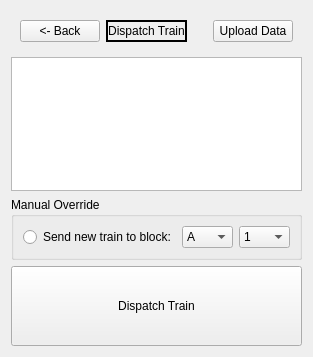
           <widget class="QWidget" name="page_2">
            <layout class="QVBoxLayout" name="verticalLayout_11">
             <item>
              <layout class="QVBoxLayout" name="verticalLayout_10" stretch="1,5,0,3">
               <item>
                <widget class="QWidget" name="widget_4" native="true">
                 <layout class="QHBoxLayout" name="horizontalLayout_9">
                  <item>
                   <layout class="QHBoxLayout" name="horizontalLayout">
                    <item>
                     <widget class="QPushButton" name="sub_return_button">
                      <property name="sizePolicy">
                       <sizepolicy hsizetype="Fixed" vsizetype="Fixed">
                        <horstretch>0</horstretch>
                        <verstretch>0</verstretch>
                       </sizepolicy>
                      </property>
                      <property name="maximumSize">
                       <size>
                        <width>16777215</width>
                        <height>16777215</height>
                       </size>
                      </property>
                      <property name="text">
                       <string>&lt;- Back</string>
                      </property>
                     </widget>
                    </item>
                    <item>
                     <widget class="QLabel" name="label_17">
                      <property name="sizePolicy">
                       <sizepolicy hsizetype="Preferred" vsizetype="Preferred">
                        <horstretch>0</horstretch>
                        <verstretch>0</verstretch>
                       </sizepolicy>
                      </property>
                      <property name="frameShape">
                       <enum>QFrame::Box</enum>
                      </property>
                      <property name="lineWidth">
                       <number>2</number>
                      </property>
                      <property name="text">
                       <string>Dispatch Train</string>
                      </property>
                      <property name="alignment">
                       <set>Qt::AlignCenter</set>
                      </property>
                      <property name="margin">
                       <number>0</number>
                      </property>
                     </widget>
                    </item>
                    <item>
                     <spacer name="horizontalSpacer_3">
                      <property name="orientation">
                       <enum>Qt::Horizontal</enum>
                      </property>
                      <property name="sizeType">
                       <enum>QSizePolicy::Minimum</enum>
                      </property>
                      <property name="sizeHint" stdset="0">
                       <size>
                        <width>20</width>
                        <height>20</height>
                       </size>
                      </property>
                     </spacer>
                    </item>
                    <item>
                     <widget class="QPushButton" name="sub_upload_train_data_button">
                      <property name="text">
                       <string>Upload Data</string>
                      </property>
                     </widget>
                    </item>
                   </layout>
                  </item>
                 </layout>
                </widget>
               </item>
               <item>
                <widget class="QTableWidget" name="sub_dispatch_train_table"/>
               </item>
               <item>
                <widget class="QGroupBox" name="groupBox_5">
                 <property name="title">
                  <string>Manual Override</string>
                 </property>
                 <layout class="QHBoxLayout" name="horizontalLayout_12">
                  <item>
                   <layout class="QHBoxLayout" name="horizontalLayout_11">
                    <item>
                     <widget class="QRadioButton" name="sub_dispatch_overide_radio">
                      <property name="sizePolicy">
                       <sizepolicy hsizetype="Minimum" vsizetype="Preferred">
                        <horstretch>0</horstretch>
                        <verstretch>0</verstretch>
                       </sizepolicy>
                      </property>
                      <property name="text">
                       <string>Send new train to block:</string>
                      </property>
                     </widget>
                    </item>
                    <item>
                     <widget class="QComboBox" name="sub_block_letter_combo">
                      <property name="sizePolicy">
                       <sizepolicy hsizetype="Preferred" vsizetype="Preferred">
                        <horstretch>0</horstretch>
                        <verstretch>0</verstretch>
                       </sizepolicy>
                      </property>
                      <item>
                       <property name="text">
                        <string>A</string>
                       </property>
                      </item>
                      <item>
                       <property name="text">
                        <string>B</string>
                       </property>
                      </item>
                      <item>
                       <property name="text">
                        <string>C</string>
                       </property>
                      </item>
                      <item>
                       <property name="text">
                        <string>D</string>
                       </property>
                      </item>
                      <item>
                       <property name="text">
                        <string>E</string>
                       </property>
                      </item>
                     </widget>
                    </item>
                    <item>
                     <widget class="QComboBox" name="sub_block_number_combo">
                      <property name="sizePolicy">
                       <sizepolicy hsizetype="Preferred" vsizetype="Preferred">
                        <horstretch>0</horstretch>
                        <verstretch>0</verstretch>
                       </sizepolicy>
                      </property>
                      <item>
                       <property name="text">
                        <string>1</string>
                       </property>
                      </item>
                      <item>
                       <property name="text">
                        <string>2</string>
                       </property>
                      </item>
                      <item>
                       <property name="text">
                        <string>3</string>
                       </property>
                      </item>
                      <item>
                       <property name="text">
                        <string>4</string>
                       </property>
                      </item>
                      <item>
                       <property name="text">
                        <string>5</string>
                       </property>
                      </item>
                     </widget>
                    </item>
                   </layout>
                  </item>
                 </layout>
                </widget>
               </item>
               <item>
                <widget class="QPushButton" name="sub_dispatch_confirm_button">
                 <property name="sizePolicy">
                  <sizepolicy hsizetype="Preferred" vsizetype="Preferred">
                   <horstretch>0</horstretch>
                   <verstretch>0</verstretch>
                  </sizepolicy>
                 </property>
                 <property name="text">
                  <string>Dispatch Train</string>
                 </property>
                </widget>
               </item>
              </layout>
             </item>
            </layout>
           </widget>
